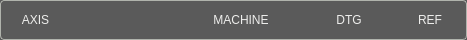
         <widget class="QFrame" name="frame">
          <property name="sizePolicy">
           <sizepolicy hsizetype="Preferred" vsizetype="Fixed">
            <horstretch>0</horstretch>
            <verstretch>0</verstretch>
           </sizepolicy>
          </property>
          <property name="minimumSize">
           <size>
            <width>0</width>
            <height>40</height>
           </size>
          </property>
          <property name="maximumSize">
           <size>
            <width>16777215</width>
            <height>40</height>
           </size>
          </property>
          <property name="styleSheet">
           <string notr="true">.QFrame{
    border-style: solid;
    border-color: rgb(176, 179,172);
    border-width: 1px;
    border-radius: 4px;
    background-color: rgb(90, 90, 90);
    padding: -5px;
}</string>
          </property>
          <property name="frameShape">
           <enum>QFrame::StyledPanel</enum>
          </property>
          <property name="frameShadow">
           <enum>QFrame::Raised</enum>
          </property>
          <layout class="QHBoxLayout" name="horizontalLayout_144">
           <property name="spacing">
            <number>8</number>
           </property>
           <property name="leftMargin">
            <number>15</number>
           </property>
           <property name="rightMargin">
            <number>20</number>
           </property>
           <item>
            <widget class="StatusLabel" name="axis_column_header">
             <property name="sizePolicy">
              <sizepolicy hsizetype="Fixed" vsizetype="Fixed">
               <horstretch>0</horstretch>
               <verstretch>0</verstretch>
              </sizepolicy>
             </property>
             <property name="minimumSize">
              <size>
               <width>60</width>
               <height>17</height>
              </size>
             </property>
             <property name="maximumSize">
              <size>
               <width>60</width>
               <height>17</height>
              </size>
             </property>
             <property name="styleSheet">
              <string notr="true">QLabel{
    color: rgb(238, 238, 236);
	font: 16pt &quot;Bebas Kai&quot;;
    padding-left: 1px;
    padding-right: 20px;
}</string>
             </property>
             <property name="text">
              <string>AXIS</string>
             </property>
             <property name="alignment">
              <set>Qt::AlignCenter</set>
             </property>
             <property name="rules" stdset="0">
              <string>[]</string>
             </property>
            </widget>
           </item>
           <item>
            <widget class="StatusLabel" name="work_column_header">
             <property name="sizePolicy">
              <sizepolicy hsizetype="Fixed" vsizetype="Fixed">
               <horstretch>0</horstretch>
               <verstretch>0</verstretch>
              </sizepolicy>
             </property>
             <property name="minimumSize">
              <size>
               <width>100</width>
               <height>17</height>
              </size>
             </property>
             <property name="maximumSize">
              <size>
               <width>100</width>
               <height>17</height>
              </size>
             </property>
             <property name="styleSheet">
              <string notr="true">QLabel{
    color: rgb(238, 238, 236);
	font: 16pt &quot;Bebas Kai&quot;;
    padding-left: 6px;
}</string>
             </property>
             <property name="alignment">
              <set>Qt::AlignCenter</set>
             </property>
             <property name="rules" stdset="0">
              <string>[{&quot;channels&quot;: [{&quot;url&quot;: &quot;status:g5x_index?text&quot;, &quot;trigger&quot;: true}], &quot;property&quot;: &quot;Text&quot;, &quot;expression&quot;: &quot;ch[0] + ' WORK'\n&quot;, &quot;name&quot;: &quot;WCS Header&quot;}]</string>
             </property>
            </widget>
           </item>
           <item>
            <widget class="QLabel" name="machine_column_header">
             <property name="enabled">
              <bool>false</bool>
             </property>
             <property name="sizePolicy">
              <sizepolicy hsizetype="Fixed" vsizetype="Fixed">
               <horstretch>0</horstretch>
               <verstretch>0</verstretch>
              </sizepolicy>
             </property>
             <property name="minimumSize">
              <size>
               <width>100</width>
               <height>17</height>
              </size>
             </property>
             <property name="maximumSize">
              <size>
               <width>100</width>
               <height>17</height>
              </size>
             </property>
             <property name="styleSheet">
              <string notr="true">QLabel{
    color: rgb(238, 238, 236);
	font: 16pt &quot;Bebas Kai&quot;;
}</string>
             </property>
             <property name="text">
              <string>MACHINE</string>
             </property>
             <property name="alignment">
              <set>Qt::AlignCenter</set>
             </property>
            </widget>
           </item>
           <item>
            <widget class="QLabel" name="dtg_column_header">
             <property name="sizePolicy">
              <sizepolicy hsizetype="Fixed" vsizetype="Fixed">
               <horstretch>0</horstretch>
               <verstretch>0</verstretch>
              </sizepolicy>
             </property>
             <property name="minimumSize">
              <size>
               <width>100</width>
               <height>17</height>
              </size>
             </property>
             <property name="maximumSize">
              <size>
               <width>100</width>
               <height>17</height>
              </size>
             </property>
             <property name="styleSheet">
              <string notr="true">QLabel{
    color: rgb(238, 238, 236);
	font: 16pt &quot;Bebas Kai&quot;;
}</string>
             </property>
             <property name="text">
              <string>DTG</string>
             </property>
             <property name="alignment">
              <set>Qt::AlignCenter</set>
             </property>
            </widget>
           </item>
           <item>
            <widget class="StatusLabel" name="ref_column_header">
             <property name="sizePolicy">
              <sizepolicy hsizetype="Fixed" vsizetype="Fixed">
               <horstretch>0</horstretch>
               <verstretch>0</verstretch>
              </sizepolicy>
             </property>
             <property name="minimumSize">
              <size>
               <width>40</width>
               <height>17</height>
              </size>
             </property>
             <property name="maximumSize">
              <size>
               <width>40</width>
               <height>17</height>
              </size>
             </property>
             <property name="styleSheet">
              <string notr="true">QLabel{
    color: rgb(238, 238, 236);
	font: 16pt &quot;Bebas Kai&quot;;
    padding-left: 6px;
}</string>
             </property>
             <property name="text">
              <string>REF</string>
             </property>
             <property name="alignment">
              <set>Qt::AlignCenter</set>
             </property>
             <property name="rules" stdset="0">
              <string>[]</string>
             </property>
            </widget>
           </item>
          </layout>
         </widget>
